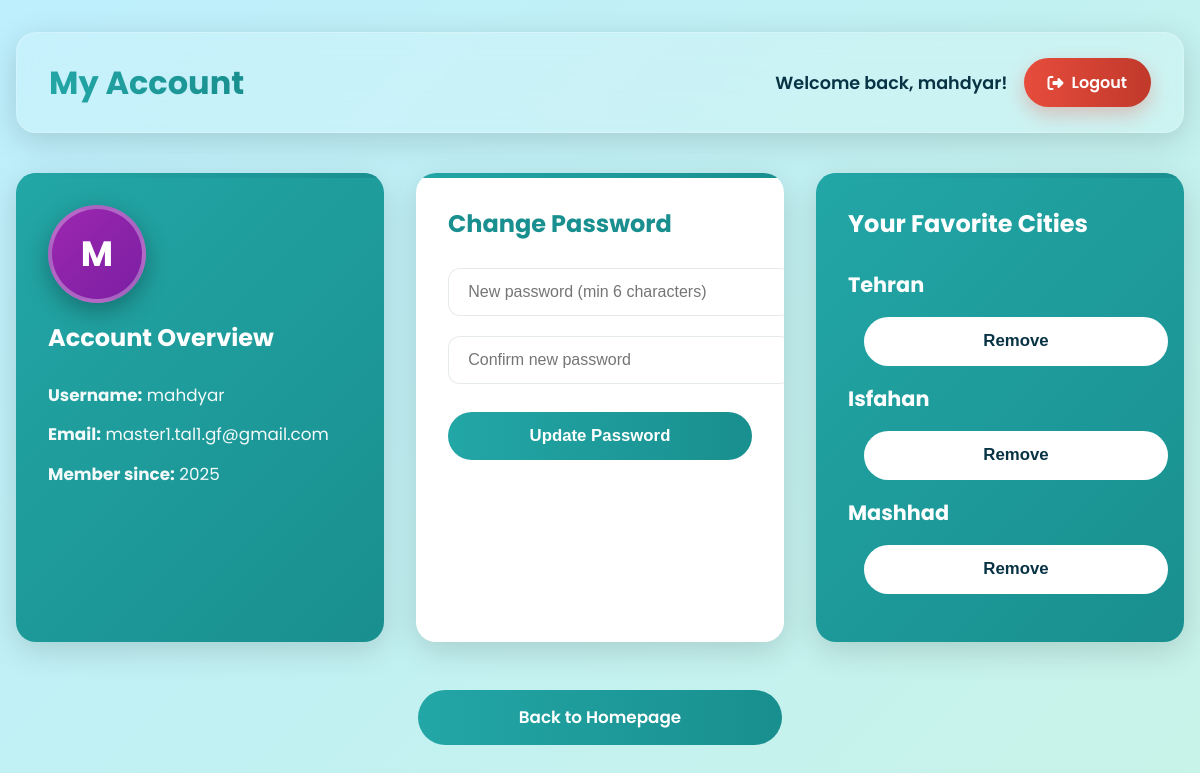
The page /user/panel (signed in) on the database its author committed.
### iranwander/models.py (models this page shows, shortened)
class User(db.Model, UserMixin):
    id = db.Column(db.Integer, primary_key=True)
    username = db.Column(db.String(50), unique=True, nullable=True)
    email = db.Column(db.String(80), unique=True, nullable=True)
    password_hash = db.Column(db.String(128), nullable=True)
    created_at = db.Column(db.DateTime, default=datetime.utcnow)
    favorites = db.relationship('City', secondary=favorites, back_populates='liked_by')

class City(db.Model):
    id = db.Column(db.Integer, primary_key=True)
    name = db.Column(db.String(80), nullable=True)
    description = db.Column(db.Text(), nullable=True)
    image = db.Column(db.String(128), nullable=True)
    liked_by = db.relationship('User', secondary=favorites, back_populates='favorites')

### iranwander/routes/user.py (the view)
@user_bp.route('/panel')
@login_required
def panel():
    return render_template('panel_admin.html', current_user=current_user)

### iranwander/__init__.py (called while the page is built)
@login_manager.user_loader
def load_user(user_id):
    return User.query.get(int(user_id))

### iranwander/templates/panel_admin.html (shortened to what this page needs)
<!DOCTYPE html>
<html lang="en" dir="ltr">
<head>
    <link rel="stylesheet" href="https://cdnjs.cloudflare.com/ajax/libs/font-awesome/6.6.0/css/all.min.css">
</head>
<body>
<div class="container">
    <div class="header">
        <h1>My Account</h1>
        <div style="display: flex; align-items: center; gap: 1rem;">
            <span class="user-greeting">Welcome back, {{ current_user.username }}!</span>
            <a href="{{ url_for('user.logout') }}" class="logout-btn">
                <i class="fas fa-sign-out-alt"></i> Logout
            </a>
        </div>
    </div>
    <div class="dashboard">
        <div class="card profile-card">
            <div class="avatar-big" data-username="{{ current_user.username }}">
                {{ current_user.username[:1]|upper }}
            </div>
            <h2>Account Overview</h2>
            <p><strong>Username:</strong> {{ current_user.username }}</p>
            <p><strong>Email:</strong> {{ current_user.email }}</p>
            <p><strong>Member since:</strong> 2025</p>
        </div>
        <div class="card">
            <h2>Change Password</h2>
            <form method="POST" action="{{ url_for('user.change_password') }}">
                <div class="form-group">
                    <input type="password" name="new_password" placeholder="New password (min 6 characters)" required minlength="6">
                </div>
                <div class="form-group">
                    <input type="password" name="confirm_password" placeholder="Confirm new password" required minlength="6">
                </div>
                <button type="submit">Update Password</button>
            </form>
        </div>
        <div class="card profile-card">
            <h2>Your Favorite Cities</h2>
            {% if current_user.favorites|length > 0 %}
                <div class="favorites-list">
                    {% for city in current_user.favorites %}
                    <div class="favorite-row">
                        <div class="city-title">
                            <a href="{{ url_for('city.list_cities', id=city.id) }}" class="city-name-link">
                                {{ city.name }}
                            </a>
                        </div>
                        <div class="actions">
                            <button class="btn-remove" onclick="unlikeCity({{ city.id }})" title="Remove">
                                Remove
                            </button>
                        </div>
                    </div>
                    {% endfor %}
                </div>
            {% else %}
                <div class="no-likes">
                    <p>You haven't saved any cities yet!</p>
                    <small>Start exploring and tap the heart to save your favorites</small>
                </div>
            {% endif %}
        </div>
    </div>
    <div style="text-align: center;">
        <a href="{{ url_for('main.index') }}" class="btn-home">
            Back to Homepage
        </a>
    </div>
</div>
</body>
</html>

### iranwander/templates/panel_admin.html (style rules this page uses)
:root { --accent: #23a6a6; --accent-dark: #198f8f; --bg-glass: rgba(255, 255, 255, 0.15); --glass-border: rgba(255, 255, 255, 0.2); --text-light: #f8f9fa; --shadow: 0 8px 32px rgba(0, 0, 0, 0.15); --radius: 20px; --transition: 350ms cubic-bezier(0.22, 0.9, 0.35, 1); }
body { font-family: 'Poppins', sans-serif; background: linear-gradient(135deg, #bdeffd 0%, #c8f3e8 100%); min-height: 100vh; margin: 0; color: #083344; line-height: 1.6; }
.container { max-width: 1300px; margin: 0 auto; padding: 2rem 1rem; }
.header { background: var(--bg-glass); backdrop-filter: blur(16px); -webkit-backdrop-filter: blur(16px); border: 1px solid var(--glass-border); border-radius: var(--radius); padding: 1.5rem 2rem; margin-bottom: 2.5rem; display: flex; justify-content: space-between; align-items: center; box-shadow: var(--shadow); position: sticky; top: 1rem; z-index: 100; }
.header h1 { margin: 0; font-size: 2rem; font-weight: 700; background: linear-gradient(90deg, var(--accent), var(--accent-dark)); -webkit-background-clip: text; -webkit-text-fill-color: transparent; }
.user-greeting { color: #083344; font-weight: 600; font-size: 1.1rem; }
.logout-btn { background: linear-gradient(90deg, #e74c3c, #c0392b); color: white; padding: 0.75rem 1.5rem; border-radius: 50px; text-decoration: none; font-weight: 600; box-shadow: 0 8px 20px rgba(231, 76, 60, 0.3); transition: var(--transition); display: flex; align-items: center; gap: 0.5rem; }
.dashboard { display: grid; grid-template-columns: repeat(auto-fit, minmax(360px, 1fr)); gap: 2rem; }
.card { background: white; border-radius: var(--radius); padding: 2rem; box-shadow: var(--shadow); transition: var(--transition); position: relative; overflow: hidden; }
.card::before { content: ''; position: absolute; top: 0; left: 0; width: 100%; height: 5px; background: linear-gradient(90deg, var(--accent), var(--accent-dark)); }
.card h2 { margin: 0 0 1.5rem; font-size: 1.5rem; color: var(--accent-dark); font-weight: 700; }
.profile-card { background: linear-gradient(135deg, var(--accent), var(--accent-dark)); color: white; }
.profile-card h2 { color: white; }
.profile-card p { margin: 0.8rem 0; font-size: 1.05rem; opacity: 0.95; }
.profile-card .avatar-big { width: 90px; height: 90px; border-radius: 50%; background: linear-gradient(135deg, #fff, #f0f0f0); display: flex; align-items: center; justify-content: center; font-size: 2.2rem; font-weight: 700; margin-bottom: 1rem; box-shadow: 0 8px 25px rgba(0,0,0,0.3); border: 4px solid rgba(255,255,255,0.3); }
.form-group { margin-bottom: 1.2rem; }
.form-group input { width: 100%; padding: 0.9rem 1.2rem; border: 1.5px solid rgba(8,51,68,0.1); border-radius: 12px; font-size: 1rem; transition: var(--transition); background: rgba(255,255,255,0.9); }
button[type="submit"], .btn-home { background: linear-gradient(90deg, var(--accent), var(--accent-dark)); color: white; border: none; padding: 0.9rem 2rem; border-radius: 50px; font-weight: 600; cursor: pointer; font-size: 1.05rem; transition: var(--transition); width: 100%; margin-top: 0.5rem; }
.btn-home { display: inline-block; text-align: center; text-decoration: none; max-width: 300px; margin: 3rem auto 0; display: block; }
.city-name-link { text-decoration: none; color: white; font-weight: bold; font-size: 1.3rem; }
.btn-remove { color: #083344; background: white; border: none; padding: 0.9rem 2rem; border-radius: 50px; cursor: pointer; font-size: 1.05rem; transition: var(--transition); width: 100%; margin: 1rem; font-weight: 700; }

### rows shown on the page
User: username "mahdyar", username "M", email "master1.tal1.gf@gmail.com"
City: name "Tehran"
City: name "Isfahan"
City: name "Mashhad"
